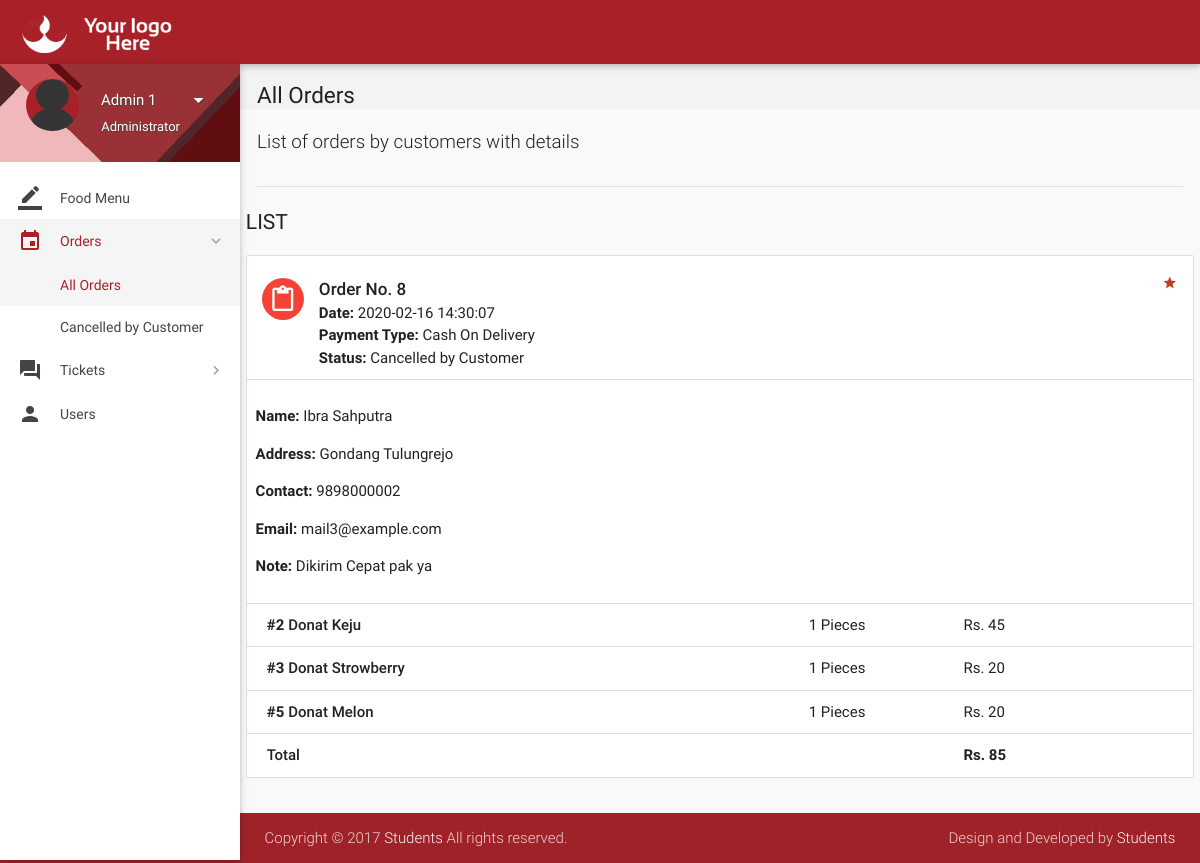
The app's page /all-orders.php (signed in) with its own data.
### tables this page shows
CREATE TABLE `orders` (
  `id` int(11) NOT NULL,
  `customer_id` int(11) NOT NULL,
  `address` varchar(300) NOT NULL,
  `description` varchar(300) NOT NULL,
  `date` datetime NOT NULL DEFAULT current_timestamp(),
  `payment_type` varchar(16) NOT NULL DEFAULT 'Wallet',
  `total` int(11) NOT NULL,
  `status` varchar(25) NOT NULL DEFAULT 'Yet to be delivered',
  `deleted` tinyint(4) NOT NULL DEFAULT 0
);

CREATE TABLE `users` (
  `id` int(11) NOT NULL,
  `role` varchar(15) NOT NULL DEFAULT 'Customer',
  `name` varchar(15) NOT NULL,
  `username` varchar(10) NOT NULL,
  `password` varchar(16) NOT NULL,
  `email` varchar(35) DEFAULT NULL,
  `address` varchar(300) DEFAULT NULL,
  `contact` bigint(11) NOT NULL,
  `verified` tinyint(1) NOT NULL DEFAULT 0,
  `deleted` tinyint(4) NOT NULL DEFAULT 0
);

CREATE TABLE `order_details` (
  `id` int(11) NOT NULL,
  `order_id` int(11) NOT NULL,
  `item_id` int(11) NOT NULL,
  `quantity` int(11) NOT NULL,
  `price` int(11) NOT NULL
);

CREATE TABLE `items` (
  `id` int(11) NOT NULL,
  `name` varchar(20) NOT NULL,
  `price` int(11) NOT NULL,
  `deleted` tinyint(4) NOT NULL DEFAULT 0
);

### includes/connect.php (called while the page is built, shortened)
<?php
$name = $_SESSION['name'];
$role = $_SESSION['role'];
?>

### all-orders.php (the view, shortened to what this page needs)
<?php
include 'includes/connect.php';
	if($_SESSION['admin_sid']==session_id())
	{
		?>
<!DOCTYPE html>
<html lang="en">
<head>
  <link href="css/materialize.min.css" type="text/css" rel="stylesheet" media="screen,projection">
  <link href="css/style.min.css" type="text/css" rel="stylesheet" media="screen,projection">
  <link href="css/custom/custom.min.css" type="text/css" rel="stylesheet" media="screen,projection">
  <link href="js/plugins/perfect-scrollbar/perfect-scrollbar.css" type="text/css" rel="stylesheet" media="screen,projection">
</head>
<body>
  <header id="header" class="page-topbar">
        <div class="navbar-fixed">
            <nav class="navbar-color">
                <div class="nav-wrapper">
                    <ul class="left">
                      <li><h1 class="logo-wrapper"><a href="index.php" class="brand-logo darken-1"><img src="images/materialize-logo.png" alt="logo"></a> <span class="logo-text">Logo</span></h1></li>
                    </ul>
                </div>
            </nav>
        </div>
  </header>
  <div id="main">
    <div class="wrapper">
      <aside id="left-sidebar-nav">
        <ul id="slide-out" class="side-nav fixed leftside-navigation">
            <li class="user-details cyan darken-2">
            <div class="row">
                <div class="col col s4 m4 l4">
                    <img src="images/avatar.jpg" alt="" class="circle responsive-img valign profile-image">
                </div>
                <div class="col col s8 m8 l8">
                    <a class="btn-flat dropdown-button waves-effect waves-light white-text profile-btn" href="#" data-activates="profile-dropdown"><?php echo $name;?> <i class="mdi-navigation-arrow-drop-down right"></i></a>
                    <p class="user-roal"><?php echo $role;?></p>
                </div>
            </div>
            </li>
            <li class="bold"><a href="index.php" class="waves-effect waves-cyan"><i class="mdi-editor-border-color"></i> Food Menu</a>
            </li>
                <li class="no-padding">
                    <ul class="collapsible collapsible-accordion">
                        <li class="bold"><a class="collapsible-header waves-effect waves-cyan active"><i class="mdi-editor-insert-invitation"></i> Orders</a>
                            <div class="collapsible-body">
                                <ul>
								<li class="<?php
								if(!isset($_GET['status'])){
										echo 'active';
									}?>
									"><a href="all-orders.php">All Orders</a>
                                </li>
								<?php
									$sql = mysqli_query($con, "SELECT DISTINCT status FROM orders;");
									while($row = mysqli_fetch_array($sql)){
                                    echo '<li class='.(isset($_GET['status'])?($status == $_GET['status'] ? 'active' : ''): '').'><a href="all-orders.php?status='.$row['status'].'">'.$row['status'].'</a>
                                    </li>';
									}
									?>
                                </ul>
                            </div>
                        </li>
                    </ul>
                </li>
                 <li class="no-padding">
                    <ul class="collapsible collapsible-accordion">
                        <li class="bold"><a class="collapsible-header waves-effect waves-cyan"><i class="mdi-action-question-answer"></i> Tickets</a>
                        </li>
                    </ul>
                </li>
            <li class="bold"><a href="users.php" class="waves-effect waves-cyan"><i class="mdi-social-person"></i> Users</a>
            </li>
        </ul>
        </aside>
      <section id="content">
        <div id="breadcrumbs-wrapper">
          <div class="container">
            <div class="row">
              <div class="col s12 m12 l12">
                <h5 class="breadcrumbs-title">All Orders</h5>
              </div>
            </div>
          </div>
        </div>
        <div class="container">
          <p class="caption">List of orders by customers with details</p>
          <div class="divider"></div>
<div id="work-collections" class="seaction">
					<?php
					if(isset($_GET['status'])){
						$status = $_GET['status'];
					}
					else{
						$status = '%';
					}
					$sql = mysqli_query($con, "SELECT * FROM orders WHERE status LIKE '$status';");
					echo '<div class="row">
                <div>
                    <h4 class="header">List</h4>
                    <ul id="issues-collection" class="collection">';
					while($row = mysqli_fetch_array($sql))
					{
						$status = $row['status'];
						$deleted = $row['deleted'];
						echo '<li class="collection-item avatar">
                              <i class="mdi-content-content-paste red circle"></i>
                              <span class="collection-header">Order No. '.$row['id'].'</span>
                              <p><strong>Date:</strong> '.$row['date'].'</p>
                              <p><strong>Payment Type:</strong> '.$row['payment_type'].'</p>
							  <p><strong>Status:</strong> '.($deleted ? $status : '
							  <form method="post" action="routers/edit-orders.php">
							    <input type="hidden" value="'.$row['id'].'" name="id">
								<select name="status">
								<option value="Yet to be delivered" '.($status=='Yet to be delivered' ? 'selected' : '').'>Yet to be delivered</option>
								<option value="Delivered" '.($status=='Delivered' ? 'selected' : '').'>Delivered</option>
								<option value="Cancelled by Admin" '.($status=='Cancelled by Admin' ? 'selected' : '').'>Cancelled by Admin</option>
								<option value="Paused" '.($status=='Paused' ? 'selected' : '').'>Paused</option>
								</select>
							  ').'</p>
                              <a href="#" class="secondary-content"><i class="mdi-action-grade"></i></a>
                              </li>';
						$order_id = $row['id'];
						$customer_id = $row['customer_id'];
						$sql1 = mysqli_query($con, "SELECT * FROM order_details WHERE order_id = $order_id;");
						$sql3 = mysqli_query($con, "SELECT * FROM users WHERE id = $customer_id;");
							while($row3 = mysqli_fetch_array($sql3))
							{
							echo '<li class="collection-item">
                            <div class="row">
							<p><strong>Name: </strong>'.$row3['name'].'</p>
							<p><strong>Address: </strong>'.$row['address'].'</p>
							'.($row3['contact'] == '' ? '' : '<p><strong>Contact: </strong>'.$row3['contact'].'</p>').'
							'.($row3['email'] == '' ? '' : '<p><strong>Email: </strong>'.$row3['email'].'</p>').'
							'.(!empty($row['description']) ? '<p><strong>Note: </strong>'.$row['description'].'</p>' : '').'
                            </li>';
							}
						while($row1 = mysqli_fetch_array($sql1))
						{
							$item_id = $row1['item_id'];
							$sql2 = mysqli_query($con, "SELECT * FROM items WHERE id = $item_id;");
							while($row2 = mysqli_fetch_array($sql2))
								$item_name = $row2['name'];
							echo '<li class="collection-item">
                            <div class="row">
                            <div class="col s7">
                            <p class="collections-title"><strong>#'.$row1['item_id'].'</strong> '.$item_name.'</p>
                            </div>
                            <div class="col s2">
                            <span>'.$row1['quantity'].' Pieces</span>
                            </div>
                            <div class="col s3">
                            <span>Rs. '.$row1['price'].'</span>
                            </div>
                            </div>
                            </li>';
						}
								echo'<li class="collection-item">
                                        <div class="row">
                                            <div class="col s7">
                                                <p class="collections-title"> Total</p>
                                            </div>
                                            <div class="col s2">
											<span> </span>
                                            </div>
                                            <div class="col s3">
                                                <span><strong>Rs. '.$row['total'].'</strong></span>
                                            </div>';
								echo'</div></li>';
					}
					?>
					</ul>
                </div>
              </div>
            </div>
        </div>
      </section>
    </div>
  </div>
  <footer class="page-footer">
    <div class="footer-copyright">
      <div class="container">
        <span>Copyright © 2017 <a class="grey-text text-lighten-4" href="#" target="_blank">Students</a> All rights reserved.</span>
        <span class="right"> Design and Developed by <a class="grey-text text-lighten-4" href="#">Students</a></span>
        </div>
    </div>
  </footer>
</body>
</html>
<?php
	}
?>

### records on screen
orders: id "8", date "2020-02-16 14:30:07", payment_type "Cash On Delivery", status "Cancelled by Customer", address "Gondang Tulungrejo", description "Dikirim Cepat pak ya", total "85"
users: name "Ibra Sahputra", contact "9898000002", email "mail3@example.com"
order_details: item "2", item.name "Donat Keju", quantity "1", price "45"
order_details: item "3", item.name "Donat Strowberry", quantity "1", price "20"
order_details: item "5", item.name "Donat Melon", quantity "1", price "20"

### other values on screen
$name "Admin 1"
$role "Administrator"
$row['status'] "Cancelled by Customer"
